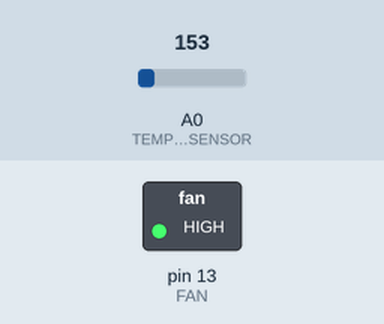
This sketch was run on a simulated Arduino Uno, built with avr-gcc and run on an emulated ATmega328P. On the bench: switched loads named in the sketch (green lamp = pin HIGH). Inputs (shaded band) come from the test bench; at power-on: A0 (TEMPERATURE_SENSOR) = 153.

Above: at 0.1 s.
Timing chart, 0 to 1.6 s (numbered marks = the images above):
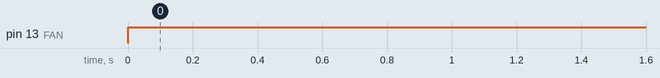

The sketch:

Temperature.ino
```cpp
int TEMPERATURE_SENSOR = A0;
int FAN  = 13;

void setup()
{
  pinMode(TEMPERATURE_SENSOR, INPUT);
  pinMode(FAN, OUTPUT);
}

void loop()
{
 int reading = analogRead(TEMPERATURE_SENSOR);

 float temperature = ((reading * 5.0) - 0.5) * 100 ;

  if (temperature >= 50)
  digitalWrite(FAN,HIGH);
  else
  digitalWrite(FAN,LOW);

 delay(1000);
}
```

Measured:
- by itself, pin 13 (FAN): LOW → HIGH at 0.00 s
